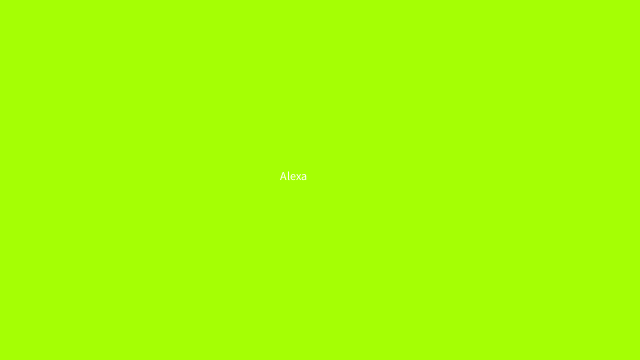
Frame 1 (no input)
Frame 60 (the mouse pressed at the canvas centre just before this capture): identical to frame 1, image omitted
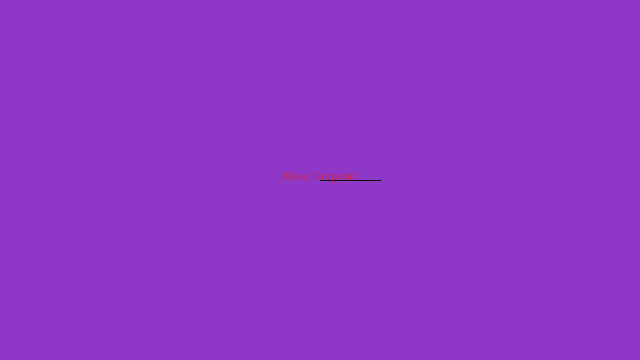
Frame 120 (the mouse held since frame 60 and released just before this capture)

The Processing sketch that drew these frames (run headless with seeded random() and noise(); from frame 60 on, the mouse is pressed at the canvas centre):

// Processing sketch: processing_30224
// ── processing_30224.pde


void setup(){
  size(640, 360); //resizing window
   background(165,293,4);//setting background color
   text("Alexa", 280,180);
}

void draw(){
if(mousePressed == true){
  background(143,56,199);
  line(320,180,380 ,180);
  text(" Alexa Simpson", 280,180);
  fill(201,36,87);
  
  }
}
